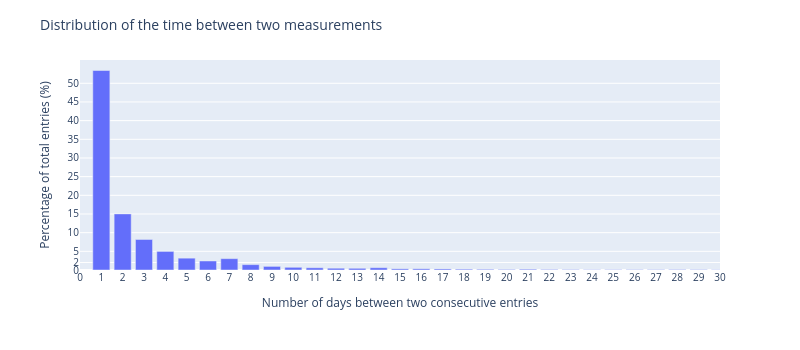

The code cell stored with this chart in its notebook:
### Markdown cell above
### Analyse time between two consecutive entries

### Code cell
vc = df1["Days elapsed"].value_counts()
# 1/3 of the consecutive indices are more than 1 day apart (~10k entries)
# 97% of the entries are less than 5 days apart from the previous entry
# For the CPT, I'll take 1, 2, 3, 4, 5 days apart, then avg 6-50 -> this last up to the max days diff


# Plot the histogram with vc index and vc values
fig = px.bar(x=vc.index, y=vc.values / sum(vc.values) * 100)
# Set x axis label to day to day difference
fig.update_xaxes(
    title_text="Number of days between two consecutive entries",
    range=[0, 30],
    tickvals=list(range(0, 31, 1)),
)
# Set y axis label to percentage
fig.update_yaxes(
    title_text="Percentage of total entries (%)", tickvals=[2] + list(range(0, 55, 5))
)

title = "Distribution of the time between two measurements"
# Set title
fig.update_layout(title=title, width=800, height=350, font=dict(size=10))

fig.show()

# # Save figure
# fig.write_image(
#     f"{dh.get_path_to_main()}/PlotsBreathe/Interconnecting_ARs_entries/{title}.pdf"
# )

### Figure 1 — Plotly figure (JSON) as saved in the notebook; plotly's stock layout.template omitted (floating-point values rounded to 4 significant figures; data arrays with more than 128 entries replaced by an {"elided": "..."} marker saying what was removed)
{"data": [{"alignmentgroup": "True", "hovertemplate": "x=%{x}<br>y=%{y}<extra></extra>", "legendgroup": "", "marker": {"color": "#636efa", "pattern": {"shape": ""}}, "name": "", "offsetgroup": "", "orientation": "v", "showlegend": false, "textposition": "auto", "type": "bar", "x": {"elided": "232 int values"}, "xaxis": "x", "y": {"elided": "232 float values"}, "yaxis": "y"}], "layout": {"barmode": "relative", "font": {"size": 10}, "height": 350, "legend": {"tracegroupgap": 0}, "margin": {"t": 60}, "title": {"text": "Distribution of the time between two measurements"}, "width": 800, "xaxis": {"anchor": "y", "domain": [0, 1], "range": [0, 30], "tickvals": [0, 1, 2, 3, 4, 5, 6, 7, 8, 9, 10, 11, 12, 13, 14, 15, 16, 17, 18, 19, 20, 21, 22, 23, 24, 25, 26, 27, 28, 29, 30], "title": {"text": "Number of days between two consecutive entries"}}, "yaxis": {"anchor": "x", "domain": [0, 1], "tickvals": [2, 0, 5, 10, 15, 20, 25, 30, 35, 40, 45, 50], "title": {"text": "Percentage of total entries (%)"}}}}
